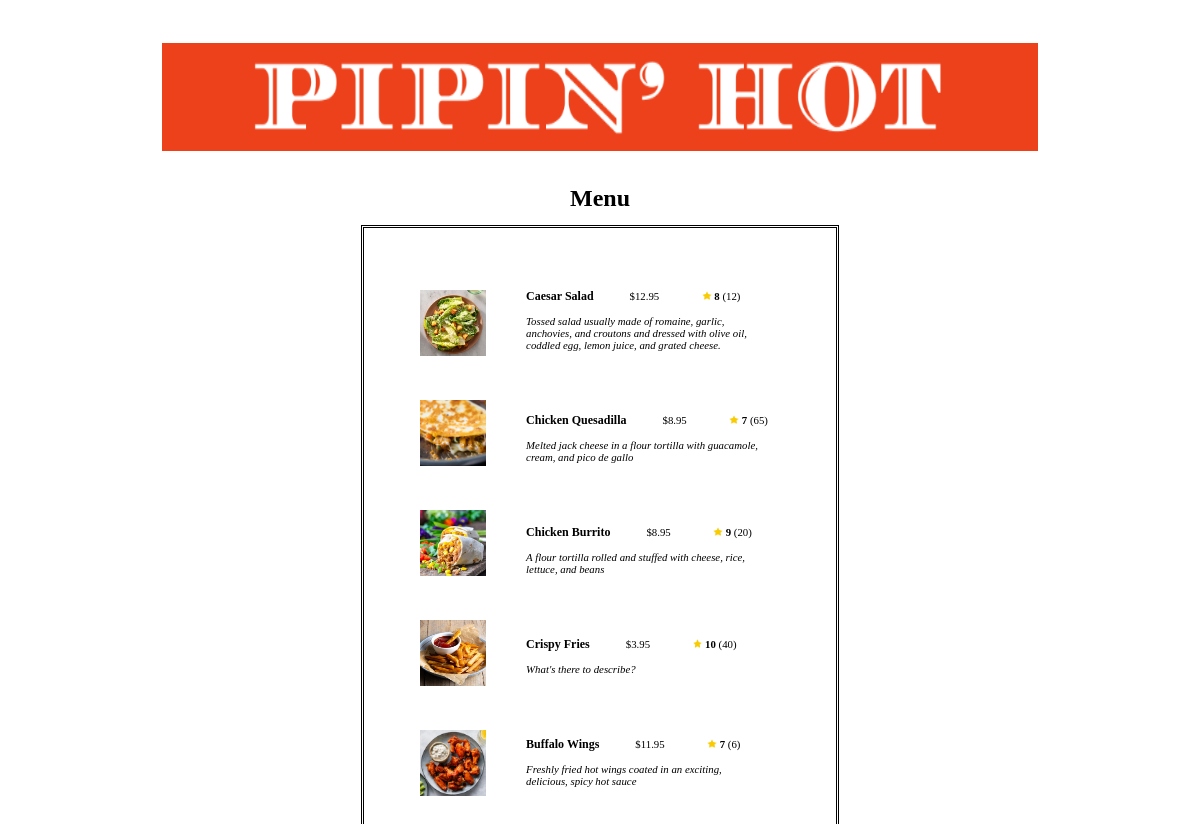
The app's page /menu/userMenu/ (signed in) with its own data.
### menu/models.py (models this page shows)
class FoodItem(models.Model):
    name = models.CharField(max_length=50, unique=True)
    price = models.DecimalField(max_digits=6, decimal_places=2)
    img = models.ImageField(upload_to='uploads/')
    category = models.CharField(max_length=50)
    description = models.CharField(
        max_length=300, default="No description given")
    quantity_ordered = models.IntegerField(default=0)
    rating = models.IntegerField(default=0)
    chef_name = models.ForeignKey(
        User, on_delete=models.CASCADE, blank=True, default=None)
    vip_exclusive = models.BooleanField(default=False)

### menu/views.py (the view)
# urls.py: path('userMenu/', custFoodView, name = 'customer_menu'),
def custFoodView(request):
    form = FoodForm(request.POST, request.FILES)
    foodList = FoodItem.objects.all()
    user = request.user
    if (Customer.objects.filter(pk=user).exists()):
        return redirect('order')
    else:
        if form.is_valid():
            form.save()
        else:
            form = FoodForm()
        return render(request, 'userMenu.html', {'form': form, 'foodList': foodList})

### menu/templates/userMenu.html (shortened to what this page needs)
{% load static %}
{% load mathfilters %}
<!DOCTYPE html>
<html lang="en">
<head>
    <link rel = "stylesheet" href = "{% static '/css/chefMenu.css' %}">
</head>
<body>
    <div class = "header">
        <img src="{% static 'Pipin-Hot.png' %}"/>
    </div>
    <h1> Menu </h1>
    <div class = "foodContainer">
        <div class = "pictureContainer">
            {% for item in foodList %}
                {% if item.vip_exclusive == False %}
                <u1 style = "list-style: none;">
                    <li style = "padding: 20px;" >
                        <img src = "{{ item.img.url }}">
                    </li>
                </u1>
                {% endif %}
            {% endfor %}
        </div>
        <div>
        {% for item in foodList %}
            {% if item.vip_exclusive == False %}
            <u1 style = "list-style: none;">
                <li style = "padding: 20px; margin-top: 0.2vw; margin-bottom: 0.70vw">
                    <p class = "foodTitle">
                        {{ item.name }}
                    </p>
                    <p class = "foodInfo">
                        ${{ item.price }}
                    </p>
                    {% with num=item.rating denom=item.quantity_ordered %}
                    <p style = "margin-left: 40px; margin-right: 1vw" class = "foodInfo">
                        <img style = "width:0.8vw; height:0.75vw;" src = "{% static 'star.png' %}"/>
                        {% if item.quantity_ordered != 0 %}
                            <strong> {{ num|intdiv:denom }} </strong> ({{item.quantity_ordered}})
                        {% endif %}
                    </p>
                    {% endwith %}
                    <p class = "foodDesc">
                        {{ item.description }}
                    </p>
                </li>
            </u1>
            {% endif %}
        {% endfor %}
        </div>
    </div>
</body>
</html>

### static/css/chefMenu.css (style rules this page uses)
.foodContainer { display: flex; align-items: center; justify-content: center; padding: 3vw; flex-direction: row; outline-style: double; }
.foodContainer img { width: 5.5vw; height: 5.5vw; display: inline; }
.pictureContainer { display: block; }
body { display: flex; align-items: center; justify-content: center; padding: 35px; flex-direction: column; }
.foodTitle { font-weight: bold; display: inline; margin-right: 2.75vw; font-size: 1.0vw; font-family: Garamond, serif; }
.foodInfo { display: inline; font-size: 0.9vw; font-family: Garamond, serif; }
.foodDesc { font-size: 0.9vw; font-family: Garamond, serif; width: 20vw; font-style: italic; }

### menu/templates/userMenu.html (style rules this page uses)
h1 { margin-top: 2.5vw; font-size: 2vw; font-family: "Garamond", serif; text-align: center; }

### records on screen
FoodItem: img (picture), name "Caesar Salad", price "12.95", vip_exclusive False (drawn), rating "8", quantity_ordered "12", description "Tossed salad usually made of romaine, garlic, anchovies, and croutons and dressed with olive oil, coddled egg, lemon juice, and grated cheese."
FoodItem: img (picture), name "Chicken Quesadilla", price "8.95", vip_exclusive False (drawn), rating "7", quantity_ordered "65", description "Melted jack cheese in a flour tortilla with guacamole, cream, and pico de gallo"
FoodItem: img (picture), name "Chicken Burrito", price "8.95", vip_exclusive False (drawn), rating "9", quantity_ordered "20", description "A flour tortilla rolled and stuffed with cheese, rice, lettuce, and beans"
FoodItem: img (picture), name "Crispy Fries", price "3.95", vip_exclusive False (drawn), rating "10", quantity_ordered "40", description "What's there to describe?"
FoodItem: img (picture), name "Buffalo Wings", price "11.95", vip_exclusive False (drawn), rating "7", quantity_ordered "6", description "Freshly fried hot wings coated in an exciting, delicious, spicy hot sauce"
